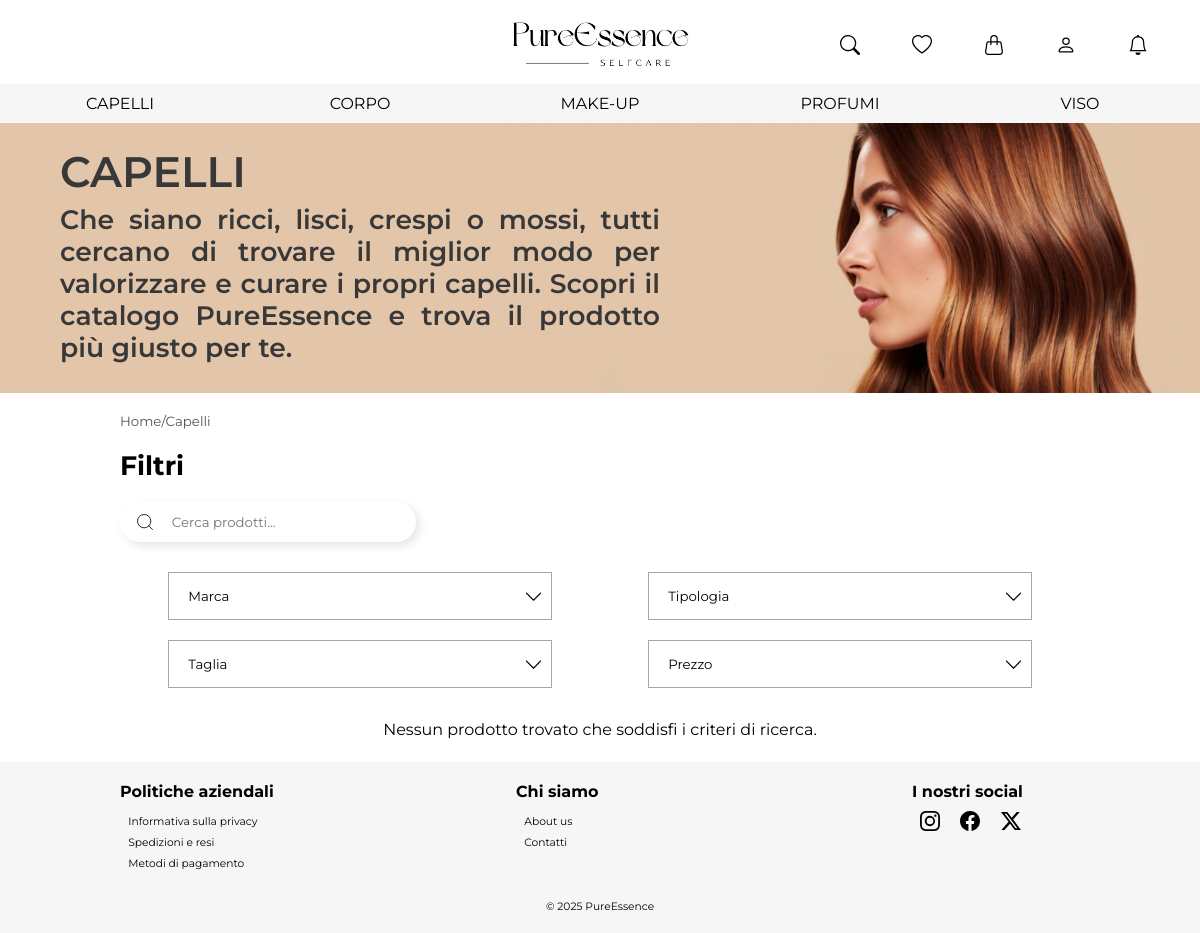
The app's page /sito/prodotti_categoria.php?categoria=capelli with its own data.
### tables this page shows
create table CATEGORIA (
     nome varchar(50) not null,
     descrizione tinytext not null,
     constraint IDCATEGORIA primary key (nome));

### sito/prodotti_categoria.php (called while the page is built, shortened)
<?php
require_once 'setup.php';
$categoria = $_GET["categoria"];
$marcaFiltro = $_GET["marca"] ?? [];
$sottocategoriaFiltro = $_GET['sottocategoria'] ?? [];
$tagliaFiltro = $_GET['taglia'] ?? [];
$prezzoFiltro = $_GET['prezzo'] ?? [];
$search = trim($_GET['search'] ?? '');
$brandList = $dbh->getBrand($categoria);
$subcategoryList = $dbh->getSubcategory($categoria);
$sizeList = $dbh->getSize($categoria);
$priceList = $dbh->getPrice($categoria);
$templateParams["titolo"] = "PureEssence - Prodotti $categoria";
$templateParams["categorie"] = $dbh->getCategories();
$templateParams["descrizioneCategoria"] = $dbh->getDescriptionByCategories($categoria);
$templateParams["prodotti"] = $dbh->getProductByCategories($categoria, $marcaFiltro, $sottocategoriaFiltro, $tagliaFiltro, $prezzoFiltro, $search);
$templateParams["categoriaSelezionata"] = $categoria;
$templateParams["main"] = "prodotti_categoria_contenuto.php";
$templateParams["marcafiltri"] = $brandList;
$templateParams["sottocategoriafiltri"] = $subcategoryList;
$templateParams["taglieprodottofiltri"] = $sizeList;
$templateParams["prezzoprodottofiltri"] = $priceList;
require 'templates/base.php';
?>

### sito/database/database.php (called while the page is built, shortened)
<?php
class DatabaseHelper{
    private $db;
    public function __construct($server, $username, $password, $dbName) {
        $this->db = new mysqli($server, $username, $password, $dbName);
    }
    public function getCategories() {
        $statement = $this->db->prepare("SELECT * FROM categoria LIMIT 5");
        $statement->execute();
        $result = $statement->get_result();
        return $result->fetch_all(MYSQLI_ASSOC);
    }
    public function getDescriptionByCategories($categoria){
        $statement= $this->db->prepare("SELECT descrizione FROM categoria WHERE nome= ?");
        $statement->bind_param("s", $categoria);
        $statement->execute();
        $result = $statement->get_result();
        $row = $result->fetch_assoc();
        return $row ? $row['descrizione'] : null;
    }
    public function getProductByCategories($categoria, $marche = [], $sottocategorie = [], $taglie = [], $prezzi = [], $search = '') {
    $query = "SELECT p.*, MIN(d.prezzo) as prezzo,
              SUBSTRING_INDEX(GROUP_CONCAT(d.taglia ORDER BY d.prezzo ASC), ',', 1) as taglia
              FROM PRODOTTO p
              JOIN SOTTOCATEGORIA s ON p.sottocategoria = s.nome
              JOIN CATEGORIA c ON s.categoria = c.nome
              LEFT JOIN DISPONIBILITÀ d ON p.IDprodotto = d.IDprodotto
              WHERE c.nome = ?";
    $params = [$categoria];
    $types = "s";
    $query .= " GROUP BY p.IDprodotto";
    $stmt = $this->db->prepare($query);
    $stmt->bind_param($types, ...$params);
    $stmt->execute();
    $result = $stmt->get_result();
    return $result->fetch_all(MYSQLI_ASSOC);
}
    public function getBrand($categoria){
        $statement= $this->db->prepare("SELECT DISTINCT p.marca FROM PRODOTTO p JOIN SOTTOCATEGORIA s ON p.sottocategoria = s.nome JOIN CATEGORIA c ON s.categoria = c.nome WHERE c.nome = ?");
        $statement->bind_param("s", $categoria);
        $statement->execute();
        $result = $statement->get_result();
        return $result->fetch_all(MYSQLI_ASSOC);
    }
    public function getSubcategory($categoria){
        $statement= $this->db->prepare("SELECT DISTINCT p.sottocategoria FROM PRODOTTO p JOIN SOTTOCATEGORIA s ON p.sottocategoria = s.nome JOIN CATEGORIA c ON s.categoria = c.nome WHERE c.nome = ?");
        $statement->bind_param("s", $categoria);
        $statement->execute();
        $result = $statement->get_result();
        return $result->fetch_all(MYSQLI_ASSOC);
    }
}
?>

### sito/setup.php (called while the page is built, shortened)
<?php
require_once 'database/database.php';
$dbh = new DatabaseHelper("localhost", "root", "", "pureessence");
?>

### sito/templates/base.php (the view, shortened to what this page needs)
<!DOCTYPE html>
<html lang="it">
    <head>
        <link rel="stylesheet" type="text/css" href="style/style.css"/>
    </head>
    <body>
        <header class="site-header">
            <div><a href="index.php"><img src="<?php echo LOCAL_IMG_DIR."logo.png"; ?> " alt="Home Page" /></a>
            </div><nav><ul>
                <li><a href="#" title="Cerca" <?php if(isset($_SESSION["tipoUtente"]) && $_SESSION["tipoUtente"] == "venditore") {echo 'hidden="true"';} ?>>
                    <button class="search-btn">
                        <img src="<?php echo LOCAL_IMG_DIR."search.svg"; ?>" alt="Cerca" />
                    </button></a>
                </li><li><a href="wishlist.php"  <?php if(isset($_SESSION["tipoUtente"]) && $_SESSION["tipoUtente"] == "venditore") {echo 'hidden="true"';} ?>><img src="<?php echo LOCAL_IMG_DIR."heart.svg"; ?>" alt="Preferiti" /></a>
                </li><li><a href="cart.php"><img src="<?php echo LOCAL_IMG_DIR."handbag.svg"; ?>" <?php if(isset($_SESSION["tipoUtente"]) && $_SESSION["tipoUtente"] == "venditore") {echo 'hidden="true"';} ?> alt="Carrello" /></a>
                </li><li><a href="profile.php"><img src="<?php echo LOCAL_IMG_DIR."person.svg"; ?>" alt="Profilo" /></a>
                </li><li><a href="notifications.php"><img src="<?php echo LOCAL_IMG_DIR."bell.svg"; ?>" alt="Notifiche" /></a></li>
        </ul></nav>
        </header>
        <nav>
            <ul>
                <?php foreach($templateParams["categorie"] as $categoria): ?><li><a href="prodotti_categoria.php?categoria=<?php echo urlencode($categoria["nome"]); ?>"><?php echo strtoupper($categoria["nome"]); ?></a></li><?php endforeach; ?>
            </ul>
        </nav>
        <main>
            <?php
                if (isset($templateParams["main"])) {
                    require($templateParams["main"]);
                }
            ?>
        </main>
        <footer>
            <section>
                <header><h2>Politiche aziendali</h2></header>
                <nav><ul>
                    <li><a href="privacy.php">Informativa sulla privacy</a></li>
                    <li><a href="shipping.php">Spedizioni e resi</a></li>
                    <li><a href="payments.php">Metodi di pagamento</a></li>
                </ul></nav>
            </section><section>
                <header><h2>Chi siamo</h2></header>
                <nav><ul>
                    <li><a href="about.php">About us</a></li>
                    <li><a href="contacts.php">Contatti</a></li>
                </ul></nav>
            </section><section>
                <header><h2>I nostri social</h2></header>
                <nav><ul>
                    <li><a href="#"><img src="<?php echo LOCAL_IMG_DIR."instagram.svg"; ?>" alt="Instagram" /></a>
                    </li><li><a href="#"><img src="<?php echo LOCAL_IMG_DIR."facebook.svg"; ?>" alt="Facebook" /></a>
                    </li><li><a href="#"><img src="<?php echo LOCAL_IMG_DIR."twitter-x.svg"; ?>" alt="X o Twitter" /></a></li>
                </ul></nav>
            </section>
            <p>© 2025 PureEssence</p>
        </footer>
    </body>
</html>

### sito/templates/prodotti_categoria_contenuto.php (shortened to what this page needs)
<link rel="stylesheet" type="text/css" href="style/stylepage.css"/>
<link rel="stylesheet" type="text/css" href="style/stylefilter.css"/>
    <section class="intro" <?php if(isset($_SESSION["tipoUtente"]) && $_SESSION["tipoUtente"] == "venditore") { echo 'hidden="true"'; } ?>>
        <h1><?php echo strtoupper(htmlspecialchars($templateParams['categoriaSelezionata'])); ?></h1>
        <img src="img/banner.png" alt="#">
        <p><?php echo htmlspecialchars($templateParams["descrizioneCategoria"]); ?> </p>
    </section>
    <section class="breadcrumb-wrapper">
            <nav class="breadcrumb">
                <a href="index.php">Home</a>/<?php
                ?><span><?php echo ucfirst(htmlspecialchars($templateParams['categoriaSelezionata'])); ?></span>
            </nav>
    </section>
    <section>
        <h2 class="titoletto">Filtri</h2>
        <form class="form" method="GET">
            <button type="submit">
                <img class="decorazione" src="img/search-icon.svg" alt="Cerca">
            </button>
            <input class="input" name="search" placeholder="Cerca prodotti..." type="text" value="<?php echo isset($_GET['search']) ? htmlspecialchars($_GET['search']) : ''; ?>">
        </form>
    </section>
    <section class="filtri"><section class="wrapper">
            <button class="click">Marca <img class="arrow" src="img/arrow-up.png" alt=""></button>
        </section><section class="wrapper">
            <button class="click">Tipologia <img class="arrow" src="img/arrow-up.png" alt=""></button>
        </section><section class="wrapper">
            <button class="click">Taglia <img class="arrow" src="img/arrow-up.png" alt=""></button>
        </section><section class="wrapper">
            <button class="click">Prezzo <img class="arrow" src="img/arrow-up.png" alt=""></button>
        </section></section>
    <section class="elenco_prodotti">
    <?php
    if (empty($templateParams["prodotti"])) {
        echo "<p>Nessun prodotto trovato che soddisfi i criteri di ricerca.</p>";
    }
    ?>
    </section>

### sito/style/style.css (style rules this page uses)
body { font-family: 'Montserrat', sans-serif; }
body, header, h1, h2 { margin: 0; padding: 0; }
ul { list-style: none; padding: 0; }
a { text-decoration: none; color: black; }
body > header { background-color: white; padding-top: 20px; padding-bottom: 10px; position:fixed; top: 0; box-sizing: border-box; width: 100%; z-index: 1000; }
body > header > nav { box-sizing: border-box; width: 30%; display: inline-block; }
body > header > nav a img { height: 12px; margin-bottom: 12.5px; }
body > header > div { box-sizing: border-box; width: 40%; display: inline-block; }
body > header > div > a > img { display: block; margin-left: auto; margin-right: auto; height: 30px; }
body > header > nav > ul { margin: 0; }
body > header > nav > ul > li { display: inline-block; width: 20%; }
body > nav { display: none; z-index: 100; }
body > main { margin-top: 64px; background-color: white; }
body > main > section { width: 80%; margin: 20px 10%; padding-top: 20px; }
body > main h1 { font-size: 20pt; font-weight: bold; margin-bottom: 20px; }
body > main p { font-size: 12pt; font-weight: normal; line-height: 150%; }
body > footer { background-color: #f6f6f6; }
body > footer > section { margin-left: 10%; box-sizing: border-box; width: 23%; display: inline-block; vertical-align: top; padding-top: 20px; }
body > footer > section > header > h2 { font-size: 12pt; font-weight: bold; }
body > footer > section > nav > ul { margin-top: 10px; padding-left: 3%; }
body > footer > section > nav > ul > li { font-size: 8pt; line-height: 200%; }
body > footer > section > nav > ul > li > a > img { height: 15px; }
body > footer > p { text-align: center; font-size: 8pt; margin-top: 10px; margin-bottom: 0; padding-bottom: 20px; }
body > header > nav:last-of-type > ul > li:first-child .search-btn { background: white; border: none; cursor: pointer; transition: background-color 0.3s ease, border-color 0.3s ease; display: contents; }
@media screen and (min-width: 992px) { body > header > div > a > img { height: 50px; } }
@media screen and (min-width: 992px) { body > header > nav a img { height: 20px; margin-bottom: 15px; } }
@media screen and (min-width: 992px) { body > nav { top: 83.5px; display: block; position: fixed; margin: 0; padding: 0; width: 100%; background-color: #f6f6f6; } }
@media screen and (min-width: 992px) { body > nav > ul { margin: 0; padding-top: 10px; padding-bottom: 10px; } }
@media screen and (min-width: 992px) { body > nav > ul > li { display: inline-block; width: 20%; text-align: center; } }
@media screen and (min-width: 992px) { body > nav > ul > li > a { font-size: 12pt; } }
@media screen and (min-width: 992px) { body > main { margin-top: 122.5px; } }
@media screen and (min-width: 992px) { body > footer > section:nth-child(3) > nav > ul > li { display: inline-block; width: 15%; } }
@media screen and (min-width: 992px) { body > footer > section > nav > ul > li > a > img { height: 20px; } }

### sito/style/stylepage.css (style rules this page uses)
body > main > section { padding: 0; }
.filtri button img { position: absolute; height: 10px; right: 8px; top: 50%; transform: translateY(-50%); }
.intro { margin: 0; position: relative; width: 100%; max-width: 1520px; height: 270px; z-index: 0; }
.intro img { object-fit: cover; width: 100%; height: 100%; object-position: 69% 50%; }
.intro h1 { position: absolute; top: calc(25% - 24pt - 15px); left: 5%; font-size: 24pt; font-weight: 600; color: #383838; z-index: 1; }
.intro p { position: absolute; top: 25%; left: 5%; width: 50%; font-size: 12pt; font-weight: 600; color: #383838; text-align: justify; z-index: 1; margin: 0; line-height: 1.2; }
.elenco_prodotti { text-align: center; }
.breadcrumb-wrapper { padding-top: 20px; margin-top: 0; }
.breadcrumb { font-size: 8pt; color: #545454; }
.breadcrumb > a { color: #545454; }
.titoletto { font-size: 18pt; margin: 0; }
@media screen and (min-width: 992px) { .breadcrumb { font-size: 10pt; } }
@media screen and (min-width: 992px) { .intro h1 { font-size: 32pt; top: calc(30% - 32pt - 15px) } }
@media screen and (min-width: 992px) { .intro p { font-size: 20pt; top: 30%; } }
@media screen and (min-width: 992px) { .titoletto { font-size: 20pt; } }

### records on screen
categoria: nome "CAPELLI"
categoria: nome "CORPO"
categoria: nome "MAKE-UP"
categoria: nome "PROFUMI"
categoria: nome "VISO"

### other values on screen
$templateParams['categoriaSelezionata'] "CAPELLI"
$templateParams["descrizioneCategoria"] "Che siano ricci, lisci, crespi o mossi, tutti cercano di trovare il miglior modo per valorizzare e curare i propri capelli. Scopri il catalogo PureEssence e trova il prodotto più giusto per te."
$templateParams['categoriaSelezionata'] "Capelli"
